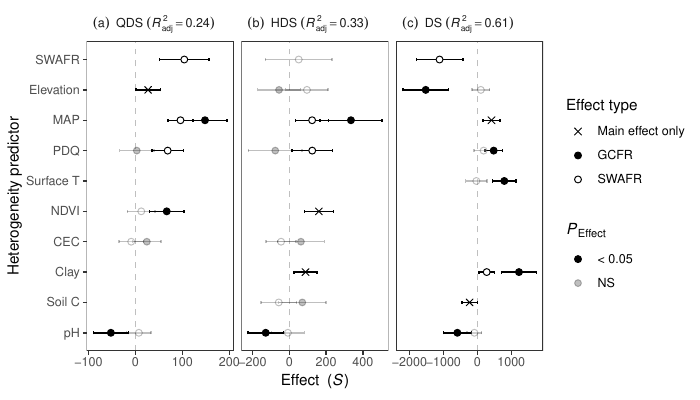

Write R code to recreate this figure.
# Plot multivariate models

models_R2adjs <- models_summary %>%
  group_by(response) %>%
  summarise(adj.r.squared = adj.r.squared %>%
    unique() %>%
    round(digits = 2)
  )

models_summary_for_plot <- models_summary %>%
  mutate(
    response = case_when(
      response == "QDS_richness" ~ "(a)~~QDS~(italic(R)[adj]^2=='0.24')",
      response == "HDS_richness" ~ "(b)~~HDS~(italic(R)[adj]^2=='0.33')",
      response == "DS_richness"  ~ "(c)~~DS~(italic(R)[adj]^2=='0.61')"
    ),
    region =
      case_when(
        str_detect(term, "regionSWAFR") ~ "SWAFR",
        str_detect(term, "regionGCFR")  ~ "GCFR",
        TRUE                            ~ "Main effect only"
      ) %>%
      factor(levels = c("Main effect only", "GCFR", "SWAFR")),
    term = term %>%
      str_replace_all("_", " ") %>%
      str_remove_all("regionSWAFR:") %>%
      str_remove_all("regionGCFR:") %>%
      str_replace_all("regionSWAFR", "SWAFR") %>%
      factor(levels = c(rev(var_names), "SWAFR")),
    sig = ifelse(p.value < 0.05, "< 0.05", "NS")
  )

model_summary_plot <- ggplot(models_summary_for_plot) +
  aes(
    estimate, term, estimate,
    fill = region, group = region, shape = region,
    alpha = sig
  ) +
  geom_vline(xintercept = 0, linetype = "dashed", colour = "grey75") +
  geom_errorbarh(
    aes(xmin = conf.low, xmax = conf.high),
    height = 0.1
  ) +
  geom_point(size = 2) +
  labs(
    x = bquote("Effect"~~"("*italic("S")*")"),
    y = "Heterogeneity predictor"
  ) +
  scale_fill_manual(values = c(NA, "black", "white")) +
  scale_shape_manual(values = c(4, 21, 21)) +
  scale_alpha_manual(values = c(1, 0.25)) +
  facet_wrap(response ~ ., nrow = 1, scales = "free_x", labeller = label_parsed) +
  guides(
    fill = FALSE,
    shape = guide_legend(
      title = "Effect type",
      override.aes = list(fill = c(NA, "black", "white"))
    ),
    alpha = guide_legend(
      title = bquote(italic("P")["Effect"]),
      override.aes = list(alpha = c(1, 0.25), linetype = NA)
    )
  ) +
  theme(strip.text.x = element_text(angle =  0, hjust = 0))

# Save to disc
ggsave(
  here(
    "draft-02/manuscript_ver3/figures",
    "plot-multivariate-models.pdf"
  ),
  model_summary_plot,
  width = 7, height = 4
)
ggsave(
  here(
    "draft-02/manuscript_ver3/figures",
    "plot-multivariate-models.png"
  ),
  model_summary_plot, dpi = 600,
  width = 7, height = 4
)
